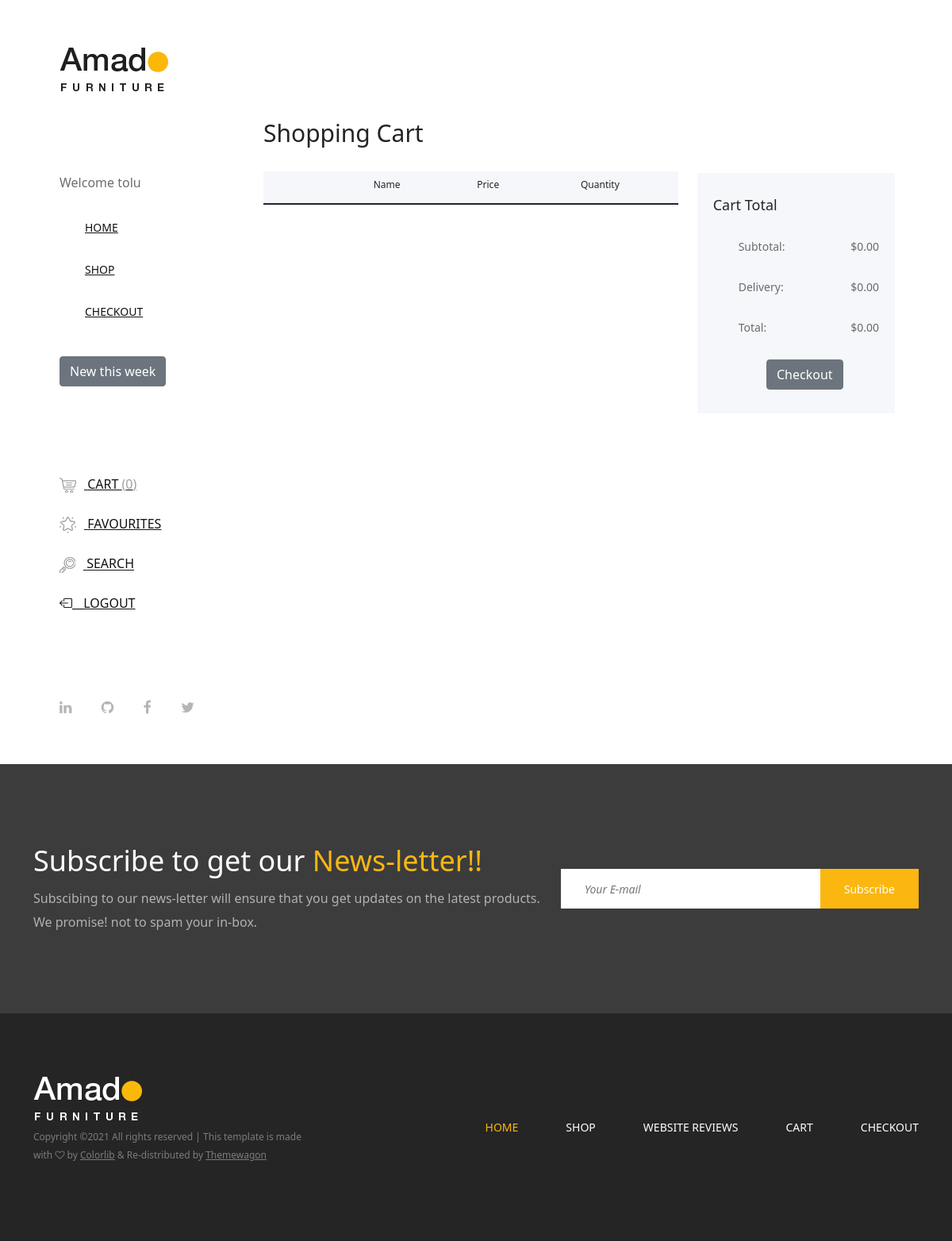
/cart (signed in), run on an earlier commit of the app's database.
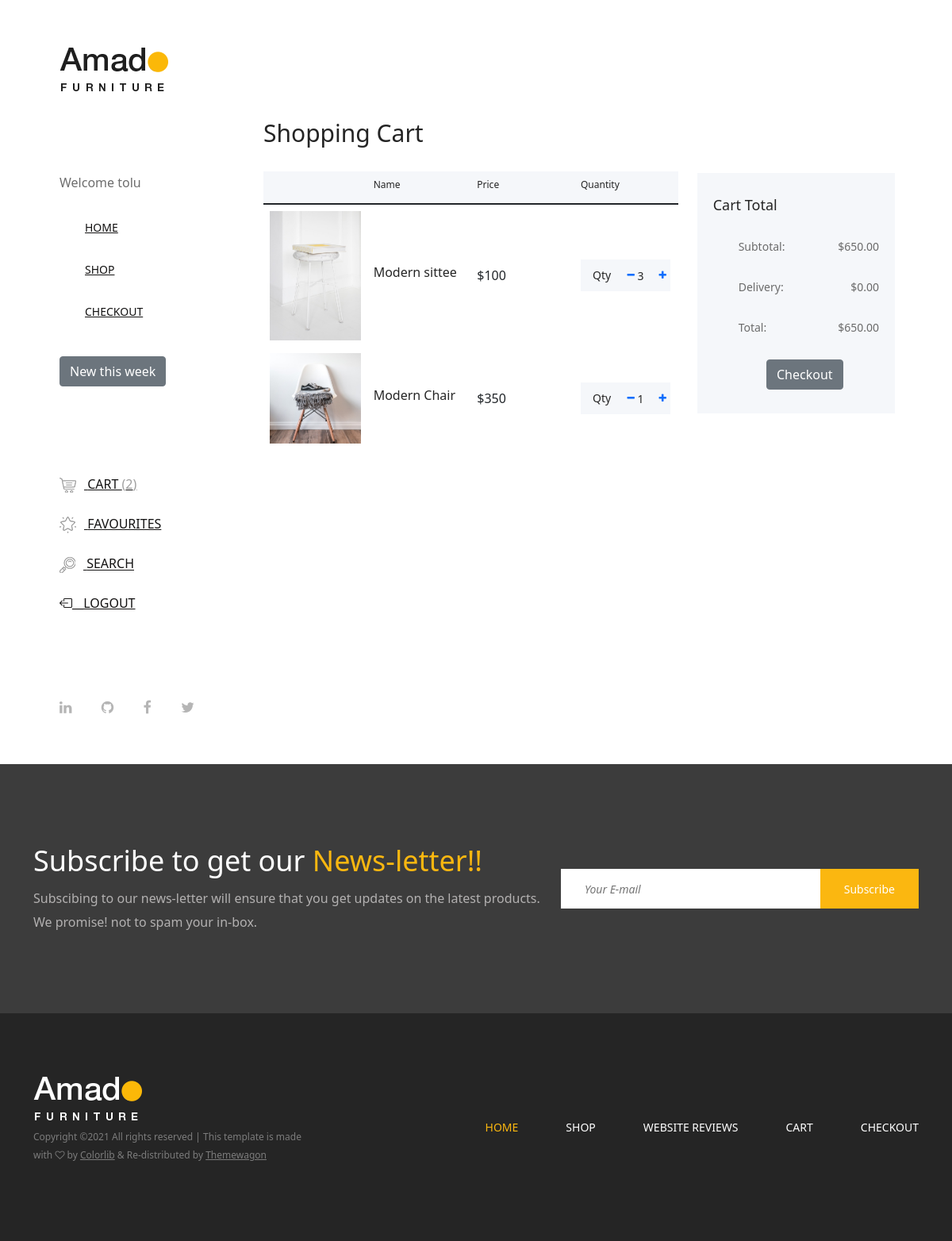
And on a later commit of the database.
### main/models.py (models this page shows, shortened)
class Cart(models.Model):
    user=models.ForeignKey(User, on_delete=models.CASCADE)
    product = models.ForeignKey(Product, on_delete=models.CASCADE)
    quantity = models.PositiveIntegerField(default=1)
    sub_total = models.IntegerField(blank=True, null=True)
    date = models.DateTimeField(auto_now_add=True)

class Product(models.Model):
    Category_choices = [
    ('chairs', 'chairs'),
    ('beds', 'beds'),
    ('tables', 'tables'),
    ('home_deco', 'home_deco'),
    ('dressings', 'dressings')
]
    name = models.CharField(max_length=100)
    price = models.IntegerField(null=False, blank=False)
    image = models.ImageField(upload_to ='products/')
    category = models.CharField(choices=Category_choices, max_length=50)
    date = models.DateTimeField(default=datetime.now)

### main/views.py (the view)
# urls.py: path('cart', CartView.as_view(), name='cart'),
class CartView(View):
    def get(self, request, *args, **kwargs):
        cart_objects = Cart.objects.filter(user = request.user)
        total_no_of_products = cart_objects.count()
        subtotal = []
        for objects in cart_objects:
            subtotal.append(objects.sub_total)
        subtotal2 = sum(subtotal)
        delivery_fee = 0                 # Just equal to zero for now....
        total = subtotal2 + delivery_fee
        context={
            'cart_objects': cart_objects,
            'total_no_of_products': total_no_of_products,
            'total': total,
            'subtotal2': subtotal2,
            'delivery_fee': delivery_fee,
        }
        return render(request, 'main/cart.html', context)

### main/templates/main/cart.html (shortened to what this page needs)
{% extends 'main/base.html' %}
{% block content %}
        <div class="cart-table-area section-padding-100">
            <div class="container-fluid">
                <div class="row">
                    <div class="col-12 col-lg-8">
                        <div class="cart-title mt-50">
                            <h2>Shopping Cart</h2>
                        </div>
                        <div class="cart-table clearfix">
                            <table class="table table-responsive">
                                <thead>
                                    <tr>
                                        <th></th>
                                        <th>Name</th>
                                        <th>Price</th>
                                        <th>Quantity</th>
                                    </tr>
                                </thead>
                                <tbody>
                                    {% for cart in cart_objects %}
                                    <tr>
                                        <td class="cart_product_img">
                                            <a href="#"><img src="{{ cart.product.image.url }}" alt="Product"></a>
                                        </td>
                                        <td class="cart_product_desc">
                                            <h5>{{ cart.product.name }}</h5>
                                        </td>
                                        <td class="price">
                                            <span>${{ cart.product.price }}</span>
                                        </td>
                                        <td class="qty">
                                            <div class="qty-btn d-flex">
                                                <p>Qty</p>
                                                <div class="quantity">
                                                    <span class="qty-minus"> <a href="{% url 'remove_cart' cart.product.pk %}"><i class="fa fa-minus" aria-hidden="true"></i></a> </span>
                                                    <input type="number" name="quantity" value="{{ cart.quantity }}">
                                                    <span class="qty-plus"> <a href="{% url 'add_to_cart' cart.product.pk %}"><i class="fa fa-plus" aria-hidden="true"></i></a></span>
                                                </div>
                                            </div>
                                        </td>
                                    </tr>
                                    {% endfor %}
                                </tbody>
                            </table>
                        </div>
                    </div>
                    <div class="col-12 col-lg-4">
                        <div class="cart-summary">
                            <h5>Cart Total</h5>
                            <ul class="summary-table">
                                <li><span>subtotal:</span> <span>${{ subtotal2 }}.00</span></li>
                                <li><span>delivery:</span> <span>${{ delivery_fee }}.00</span></li>
                                <li><span>total:</span> <span>${{ total }}.00</span></li>
                            </ul>
                            <div class="d-grid gap-2 col-6 mx-auto">
                                <a href="{% url 'checkout' %}" class="btn btn-secondary">Checkout</a>
                            </div>
                        </div>
                    </div>
                </div>
            </div>
        </div>
    </div>
{% endblock content %}

### main/templates/main/base.html (shortened to what this page needs)
{% load static %}
<!DOCTYPE html>
<html lang="en">
<head>
    <link rel="stylesheet" href="{% static 'main/css/core-style.css' %}">
    <link rel="stylesheet" href="{% static 'main/style.css' %}">
    <link href="https://cdn.jsdelivr.net/npm/bootstrap@5.1.3/dist/css/bootstrap.min.css" rel="stylesheet">
    <link rel="stylesheet" href="https://cdn.jsdelivr.net/npm/bootstrap-icons@1.5.0/font/bootstrap-icons.css">
</head>
<body>
    <div class="main-content-wrapper d-flex clearfix">
        <header class="header-area clearfix">
            <div class="logo">
                <a href="{% url 'index' %}"><img src="{% static 'main/img/core-img/logo.png' %}" alt=""></a>
            </div>
            <div>
                {% if user.is_authenticated %}
                    <p>Welcome {{ user.username }}</p>
                {% else %}
                <hr>
                    <p>Please  <a href="{% url 'login' %}" class="link-dark">login</a> to view your Cart/Add to Cart</p>
                <hr>
                {% endif %}
            </div>
            <nav class="amado-nav">
                <ul>
                    <li><a href="{% url 'index' %}">Home</a></li>
                    <li><a href="{% url 'shop' %}">Shop</a></li>
                    {% if user.is_authenticated %}
                    <li><a href="{% url 'checkout' %}">Checkout</a></li>
                    {% endif %}
                </ul>
            </nav>
            <div class="amado-btn-group mt-30 mb-100">
                <a href="{% url 'new_this_week' %}" class="btn btn-secondary">New this week</a>
            </div>
            <div class="cart-fav-search mb-100">
                {% if user.is_authenticated %}
                <a href="{% url 'cart' %}" class="cart-nav"><img src="{% static 'main/img/core-img/cart.png' %}" alt=""> Cart <span>({{ total_no_of_products }})</span></a>
                <a href="{% url 'favorites' %}" class="fav-nav"><img src="{% static 'main/img/core-img/favorites.png' %}" alt=""> Favourites</a>
                {% endif %}
                <a href="#" class="search-nav"><img src="{% static 'main/img/core-img/search.png' %}" alt=""> Search</a>
                {% if user.is_authenticated %}
                <a href="{% url 'logout' %}"><i class="bi bi-box-arrow-left"></i>__Logout</a>
                {% endif %}
            </div>
            <div class="social-info d-flex justify-content-between">
                <a href="https://linkedin.com/in/oloruntoba-madamori"><i class="fa fa-linkedin" aria-hidden="true"></i></a>
                <a href="https://github.com/toba-madamori"><i class="fa fa-github" aria-hidden="true"></i></a>
                <a href="#"><i class="fa fa-facebook" aria-hidden="true"></i></a>
                <a href="https://twitter.com/TobaMadamori"><i class="fa fa-twitter" aria-hidden="true"></i></a>
            </div>
        </header>
        {% block content %}
        {% endblock content %}
<section class="newsletter-area section-padding-100-0">
    <div class="container">
        <div class="row align-items-center">
            <div class="col-12 col-lg-6 col-xl-7">
                <div class="newsletter-text mb-100">
                    <h2>Subscribe to get our <span>News-letter!!</span></h2>
                    <p>Subscibing to our news-letter will ensure that you get updates on the latest products. We promise! not to spam your in-box.</p>
                </div>
            </div>
            <div class="col-12 col-lg-6 col-xl-5">
                <div class="newsletter-form mb-100">
                    <form action="{% url 'newsletter' %}" method="post">
                        <input type="email" name="email" class="nl-email" placeholder="Your E-mail">
                        <input type="submit" value="Subscribe">
                    </form>
                </div>
            </div>
        </div>
    </div>
</section>
<footer class="footer_area clearfix">
    <div class="container">
        <div class="row align-items-center">
            <div class="col-12 col-lg-4">
                <div class="single_widget_area">
                    <div class="footer-logo mr-50">
                        <a href="{% url 'index' %}"><img src="{% static 'main/img/core-img/logo2.png' %}" alt=""></a>
                    </div>
                    <p class="copywrite">
Copyright &copy;<script>document.write(new Date().getFullYear());</script> All rights reserved | This template is made with <i class="fa fa-heart-o" aria-hidden="true"></i> by <a href="https://colorlib.com" target="_blank">Colorlib</a> & Re-distributed by <a href="https://themewagon.com/" target="_blank">Themewagon</a>
</p>
                </div>
            </div>
            <div class="col-12 col-lg-8">
                <div class="single_widget_area">
                    <div class="footer_menu">
                        <nav class="navbar navbar-expand-lg justify-content-end">
                            <div class="collapse navbar-collapse" id="footerNavContent">
                                <ul class="navbar-nav ml-auto">
                                    <li class="nav-item active">
                                        <a class="nav-link" href="{% url 'index' %}">Home</a>
                                    </li>
                                    <li class="nav-item">
                                        <a class="nav-link" href="{% url 'shop' %}">Shop</a>
                                    </li>
                                    <li class="nav-item">
                                        <a class="nav-link" href="{% url 'review_page' %}">Website Reviews</a>
                                    </li>
                                    {% if user.is_authenticated %}
                                    <li class="nav-item">
                                        <a class="nav-link" href="{% url 'cart' %}">Cart</a>
                                    </li>
                                    <li class="nav-item">
                                        <a class="nav-link" href="{% url 'checkout' %}">Checkout</a>
                                    </li>
                                    {% endif %}
                                </ul>
                            </div>
                        </nav>
                    </div>
                </div>
            </div>
        </div>
    </div>
</footer>
</body>
</html>

What changed in the data, as far as the page shows it:
added Cart: product.image (picture), product.name "Modern sittee", product.price "100", quantity "3"
added Cart: product.image (picture), product.name "Modern Chair", product.price "350", quantity "1"
Also different on the page:
{{ total_no_of_products }}: "0" → "2"
{{ subtotal2 }}: "0" → "650"
{{ total }}: "0" → "650"
